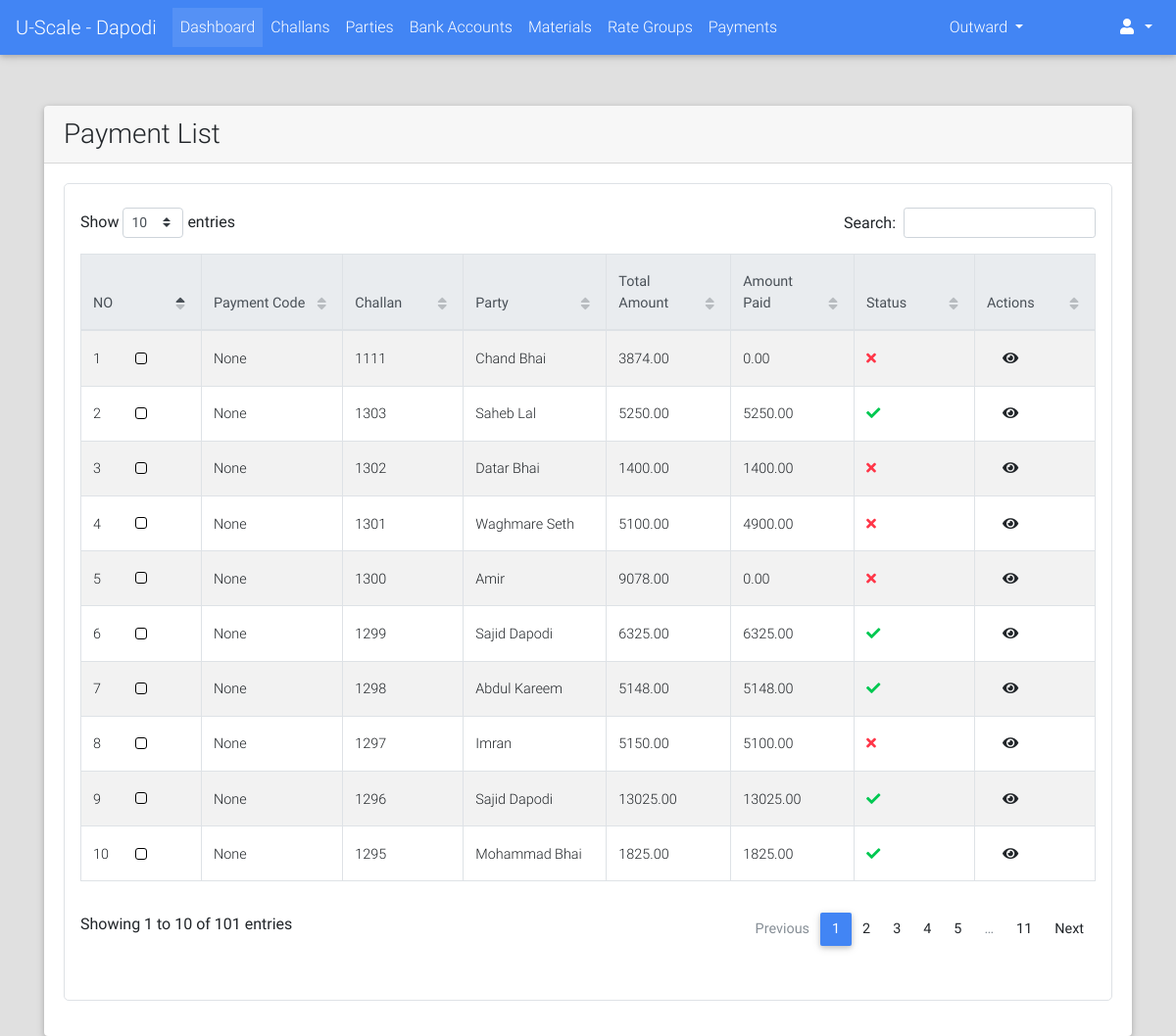
The page /payments/list/ (signed in) on the database as committed earlier.
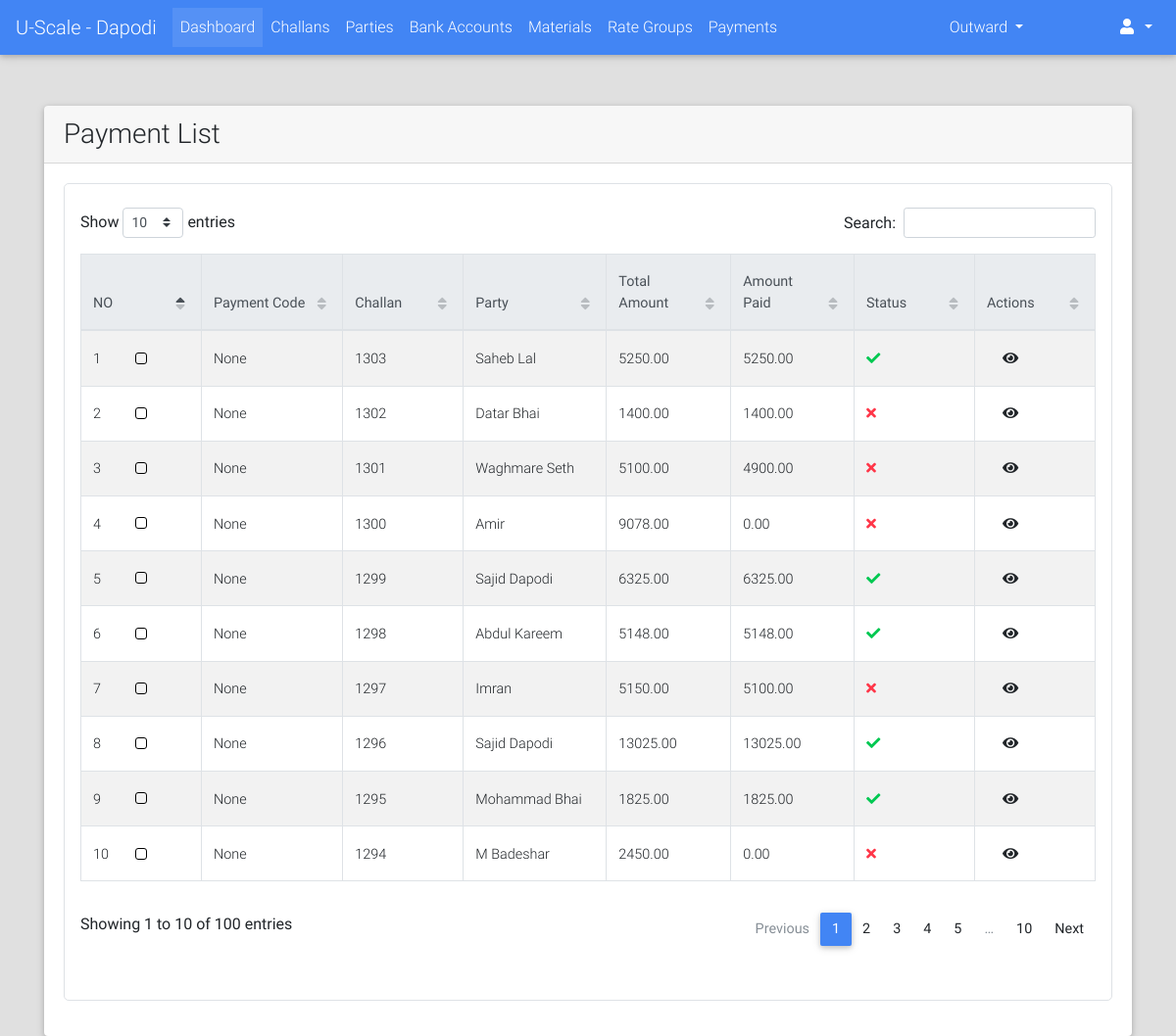
The same page on the database as committed later.
### payments/models.py (models this page shows, shortened)
class Payment(models.Model):
    PAYMENT_MODE_CHOICES = (("DP", "Direct Payment"), ("AL", "Account Less"))
    PAYMENT_STATUS_CHOICES = (("PN", "Pending"), ("DN", "Done"))
    payment_code = models.CharField(max_length=12, blank=True, null=True)
    challan = models.OneToOneField("challans.Challan", on_delete=models.CASCADE)
    payment_mode = models.CharField(max_length=2, choices=PAYMENT_MODE_CHOICES, blank=True, null=True)
    status = models.CharField(max_length=2, choices=PAYMENT_STATUS_CHOICES, default="PN")
    payed_amount = models.DecimalField(max_digits=9, decimal_places=2, default=0.00)
    amount = models.DecimalField(max_digits=9, decimal_places=2, null=True, blank=True)
    payed_on = models.DateTimeField(blank=True, null=True)
    image = models.ImageField(upload_to="payments/", blank=True, null=True)
    extra_info = models.TextField(blank=True)
    created_on = models.DateTimeField(auto_now_add=True)
    @property
    def get_absolute_url(self):
        return reverse_lazy("payments:detail", kwargs={"id": self.id})

### challans/models.py (models this page shows, shortened)
class Challan(models.Model):
    STATUS_CHOICES = (("PN", "Pending"), ("DN", "Done"))
    created_by = models.ForeignKey(User, on_delete=models.PROTECT)
    party = models.ForeignKey("parties.Party", on_delete=models.CASCADE)
    challan_no = models.PositiveIntegerField(blank=True, null=True)
    vehicle_details = models.CharField(max_length=128, blank=True, null=True)
    weights_amount = models.DecimalField(max_digits=9, decimal_places=2, default=decimal.Decimal(0.00))
    extra_charges = models.DecimalField(verbose_name="Kata Charges", max_digits=9, decimal_places=2,
                                        default=decimal.Decimal(0.00), validators=[MinValueValidator(limit_value=0), MaxValueValidator(limit_value=100)])
    round_amount = models.DecimalField(max_digits=4, decimal_places=2, default=decimal.Decimal(0.00), validators=[MinValueValidator(limit_value=-10), MaxValueValidator(limit_value=10)])
    total_amount = models.DecimalField(max_digits=9, decimal_places=2, default=decimal.Decimal(0.00), validators=[MinValueValidator(limit_value=0)])
    image = models.ImageField(upload_to="payments/", blank=True, null=True)
    extra_info = models.TextField(blank=True)
    created_on = models.DateTimeField(auto_now_add=True, editable=True)
    updated_on = models.DateTimeField(auto_now=True, editable=True)
    is_entries_done = models.BooleanField(default=False)
    is_reports_done = models.BooleanField(default=False)
    is_rates_assigned = models.BooleanField(default=False)
    is_payed = models.BooleanField(default=False)
    status = models.CharField(max_length=2, choices=STATUS_CHOICES, default="PN")
    def __str__(self):
        return str(self.challan_no)

### parties/models.py (models this page shows, shortened)
class Party(models.Model):
    RATE_TYPE_CHOICES = (("GR", "Group Rate"), ("IR", "Individual Rate"))
    rate_type = models.CharField(max_length=2, choices=RATE_TYPE_CHOICES)
    rate_group = models.ForeignKey("rates.RateGroup", on_delete=models.PROTECT, blank=True, null=True)
    name = models.CharField(max_length=128)
    party_code = models.CharField(max_length=32, blank=True)
    address = models.TextField(blank=True)
    phone = models.CharField(max_length=13)
    whatsapp = models.CharField(max_length=13, blank=True)
    email = models.EmailField(blank=True, null=True)
    extra_info = models.TextField(blank=True)
    is_wallet_party = models.BooleanField(default=False)
    is_active = models.BooleanField(default=True)
    def __str__(self):
        return self.name
    class Meta:
        verbose_name = "Party"
        verbose_name_plural = "Parties"

### payments/views.py (the view)
class PaymentListView(LoginRequiredMixin, ListView):
    template_name = "payments/list.html"
    model = Payment
    context_object_name = "payments"
    ordering = "-id"

### portal/templates/payments/list.html (shortened to what this page needs)
{% extends "portal/base.html" %}
{% load crispy_forms_tags %}
{% load static %}
{% block custom_links %}
    <link href="{% static "css/addons/datatables.min.css" %}" rel="stylesheet">
    <link href="{% static "css/addons/datatables-select.min.css" %}" rel="stylesheet">
{% endblock %}
{% block content %}
    <br><br>
    <div class="container">
        <div class="card">
            <div class="card-header">
                <h3 class="m-auto">Payment List</h3>
            </div>
            <div class="card-body">
                 <div class="table p-3 border" style="border-radius: 5px">
                     <table id="dt-basic-checkbox" class="table table-striped table-bordered" cellspacing="0" width="100%">
                         <thead class="thead-light">
                            <th class="th-sm">NO</th>
                            <th class="th-sm">Payment Code</th>
                            <th class="th-sm">Challan</th>
                            <th class="th-sm">Party</th>
                            <th class="th-sm">Total Amount</th>
                            <th class="th-sm">Amount Paid</th>
                            <th class="th-sm">Status</th>
                            <th class="th-sm">Actions</th>
                         </thead>
                         <tbody>
                             {% if payments %}
                                 {% for payment in payments %}
                                     <tr>
                                        <td>{{ forloop.counter }}</td>
                                         <td><a href="{{ payment.get_absolute_url }}">{{ payment.payment_code }}</a></td>
                                        <td>{{ payment.challan }}</td>
                                        <td>{{ payment.challan.party }}</td>
                                        <td>{{ payment.amount }}</td>
                                        <td>{{ payment.payed_amount }}</td>
                                        <td>
                                            {% if payment.status == "DN" %}
                                                <i class="fa fa-check text-success"></i>
                                            {% else %}
                                                <i class="fa fa-times text-danger"></i>
                                            {% endif %}
                                        </td>
                                        <td class="m-auto">
                                            <a class="m-3" href="{{ payment.get_absolute_url }}"><i class="fa fa-eye"></i></a>
                                        </td>
                                     </tr>
                                 {% endfor %}
                             {% else %}
                                 <span class="text-black-50 font-weight-bold">No Parties Found</span>
                             {% endif %}
                         </tbody>
                    </table>
                 </div>
            </div>
        </div>
    </div>
{% endblock %}

### portal/templates/portal/base.html (shortened to what this page needs)
{% load static %}
<!DOCTYPE html>
<html lang="en">
<head>
    <link rel="stylesheet" href="https://use.fontawesome.com/releases/v5.8.2/css/all.css">
    <link href="{% static "css/bootstrap.min.css" %}" rel=  "stylesheet">
    <link href="{% static "css/mdb.min.css" %}" rel="stylesheet">
    <link href="{% static "css/style.css" %}" rel="stylesheet">
    {% block custom_links %}
    {% endblock %}
</head>
<body style="background-color: #e0e0e0!important;">
    {% if user.is_authenticated %}
        {% include "portal/header.html" %}
    {% endif %}
    {% block content %}
    {% endblock %}
</body>
</html>

### portal/templates/portal/header.html (shortened to what this page needs)
{% load static  %}
<nav class="mb-1 navbar navbar-expand-lg navbar-dark primary-color">
  <a class="navbar-brand" href="#">U-Scale - Dapodi</a>
  <div class="collapse navbar-collapse" id="navbarSupportedContent-333">
    <ul class="navbar-nav mr-auto">
      <li class="nav-item active">
        <a class="nav-link" href="{% url "portal:home" %}">Dashboard
        </a>
      </li>
      <li class="nav-item">
        <a class="nav-link" href="{% url "challans:list" %}">Challans</a>
      </li>
      <li class="nav-item">
        <a class="nav-link" href="{% url "parties:list" %}">Parties</a>
      </li>
      <li class="nav-item">
        <a class="nav-link" href="{% url "bank_accounts:list" %}">Bank Accounts</a>
      </li>
      <li class="nav-item">
        <a class="nav-link" href="{% url "materials:list" %}">Materials</a>
      </li>
      <li class="nav-item">
        <a class="nav-link" href="{% url "rates:rate_group_list" %}">Rate Groups</a>
      </li>
      <li class="nav-item">
        <a class="nav-link" href="{% url "payments:list" %}">Payments</a>
      </li>
    </ul>
    <ul class="navbar-nav ml-auto nav-flex-icons">
      <li class="nav-item dropdown">
        <a class="nav-link dropdown-toggle" id="navbarDropdownMenuLink-333" data-toggle="dropdown"
          aria-haspopup="true" aria-expanded="false">
            Outward
        </a>
      </li>
    </ul>
    <ul class="navbar-nav ml-auto nav-flex-icons">
      <li class="nav-item dropdown">
        <a class="nav-link dropdown-toggle" id="navbarDropdownMenuLink-333" data-toggle="dropdown"
          aria-haspopup="true" aria-expanded="false">
          <i class="fas fa-user"></i>
        </a>
      </li>
    </ul>
  </div>
</nav>

Rows that differ between the two databases and show on the page:
removed Payment: payment_code "None", challan "1111", challan.party "Chand Bhai", amount "3874.00", payed_amount "0.00", status "PN" (drawn)
now on this page (row unchanged): Payment: payment_code "None", challan "1294", challan.party "M Badeshar", amount "2450.00", payed_amount "0.00", status "PN" (drawn)
Other text that changed with them:
text written by a page script: "Show entries Search: Showing 1 to 10 of 101 entries Previous 1 2 3 4 5 … 11 Next" → "Show entries Search: Showing 1 to 10 of 100 entries Previous 1 2 3 4 5 … 10 Next"
